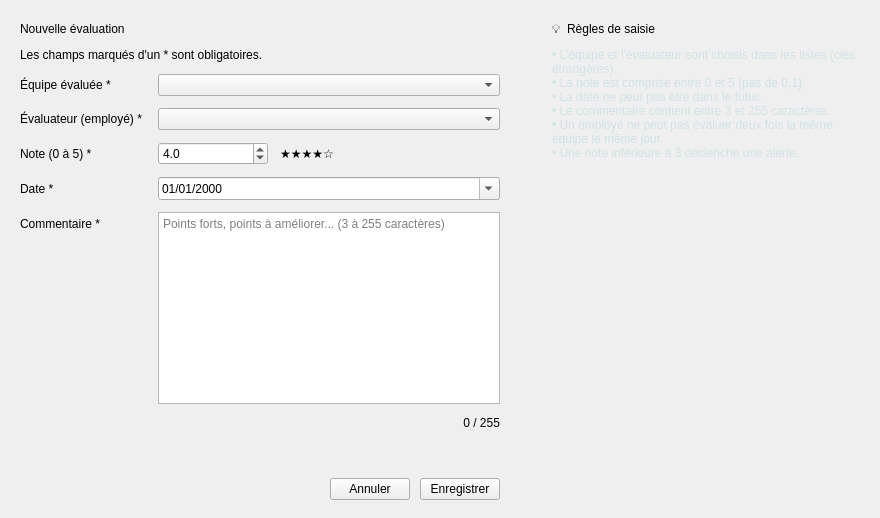
                <widget class="QWidget" name="pageFormulaire">
                 <layout class="QHBoxLayout" name="layoutPageFormulaire" stretch="3,2">
                  <property name="spacing">
                   <number>14</number>
                  </property>
                  <property name="leftMargin">
                   <number>0</number>
                  </property>
                  <property name="topMargin">
                   <number>4</number>
                  </property>
                  <property name="rightMargin">
                   <number>0</number>
                  </property>
                  <property name="bottomMargin">
                   <number>0</number>
                  </property>
                  <item>
                   <widget class="QFrame" name="frameFormulaire">
                    <property name="role" stdset="0">
                     <string>card</string>
                    </property>
                    <layout class="QVBoxLayout" name="layoutFormulaire">
                     <property name="spacing">
                      <number>12</number>
                     </property>
                     <property name="leftMargin">
                      <number>20</number>
                     </property>
                     <property name="topMargin">
                      <number>18</number>
                     </property>
                     <property name="rightMargin">
                      <number>20</number>
                     </property>
                     <property name="bottomMargin">
                      <number>18</number>
                     </property>
                     <item>
                      <widget class="QLabel" name="lblTitreFormulaire">
                       <property name="role" stdset="0">
                        <string>sectionTitle</string>
                       </property>
                       <property name="text">
                        <string>Nouvelle évaluation</string>
                       </property>
                      </widget>
                     </item>
                     <item>
                      <widget class="QLabel" name="lblSousTitreFormulaire">
                       <property name="role" stdset="0">
                        <string>muted</string>
                       </property>
                       <property name="text">
                        <string>Les champs marqués d'un * sont obligatoires.</string>
                       </property>
                      </widget>
                     </item>
                     <item>
                      <layout class="QFormLayout" name="layoutChamps">
                       <property name="labelAlignment">
                        <set>Qt::AlignLeft|Qt::AlignVCenter</set>
                       </property>
                       <property name="horizontalSpacing">
                        <number>16</number>
                       </property>
                       <property name="verticalSpacing">
                        <number>12</number>
                       </property>
                       <item row="0" column="0">
                        <widget class="QLabel" name="lblEquipe">
                         <property name="role" stdset="0">
                          <string>champ</string>
                         </property>
                         <property name="text">
                          <string>Équipe évaluée *</string>
                         </property>
                        </widget>
                       </item>
                       <item row="0" column="1">
                        <widget class="QComboBox" name="cbEquipe" />
                       </item>
                       <item row="1" column="0">
                        <widget class="QLabel" name="lblEmploye">
                         <property name="role" stdset="0">
                          <string>champ</string>
                         </property>
                         <property name="text">
                          <string>Évaluateur (employé) *</string>
                         </property>
                        </widget>
                       </item>
                       <item row="1" column="1">
                        <widget class="QComboBox" name="cbEmploye" />
                       </item>
                       <item row="2" column="0">
                        <widget class="QLabel" name="lblNote">
                         <property name="role" stdset="0">
                          <string>champ</string>
                         </property>
                         <property name="text">
                          <string>Note (0 à 5) *</string>
                         </property>
                        </widget>
                       </item>
                       <item row="2" column="1">
                        <layout class="QHBoxLayout" name="layoutNote">
                         <property name="spacing">
                          <number>12</number>
                         </property>
                         <item>
                          <widget class="QDoubleSpinBox" name="dsbNote">
                           <property name="minimumSize">
                            <size>
                             <width>110</width>
                             <height>0</height>
                            </size>
                           </property>
                           <property name="decimals">
                            <number>1</number>
                           </property>
                           <property name="minimum">
                            <double>0.000000000000000</double>
                           </property>
                           <property name="maximum">
                            <double>5.000000000000000</double>
                           </property>
                           <property name="singleStep">
                            <double>0.100000000000000</double>
                           </property>
                           <property name="value">
                            <double>4.000000000000000</double>
                           </property>
                          </widget>
                         </item>
                         <item>
                          <widget class="QLabel" name="lblEtoilesForm">
                           <property name="role" stdset="0">
                            <string>stars</string>
                           </property>
                           <property name="text">
                            <string>★★★★☆</string>
                           </property>
                          </widget>
                         </item>
                         <item>
                          <spacer name="spacerNote">
                           <property name="orientation">
                            <enum>Qt::Horizontal</enum>
                           </property>
                           <property name="sizeHint" stdset="0">
                            <size>
                             <width>10</width>
                             <height>10</height>
                            </size>
                           </property>
                          </spacer>
                         </item>
                        </layout>
                       </item>
                       <item row="3" column="0">
                        <widget class="QLabel" name="lblDate">
                         <property name="role" stdset="0">
                          <string>champ</string>
                         </property>
                         <property name="text">
                          <string>Date *</string>
                         </property>
                        </widget>
                       </item>
                       <item row="3" column="1">
                        <widget class="QDateEdit" name="deDate">
                         <property name="minimumSize">
                          <size>
                           <width>160</width>
                           <height>0</height>
                          </size>
                         </property>
                         <property name="calendarPopup">
                          <bool>true</bool>
                         </property>
                         <property name="displayFormat">
                          <string>dd/MM/yyyy</string>
                         </property>
                        </widget>
                       </item>
                       <item row="4" column="0">
                        <widget class="QLabel" name="lblCommentaire">
                         <property name="role" stdset="0">
                          <string>champ</string>
                         </property>
                         <property name="text">
                          <string>Commentaire *</string>
                         </property>
                        </widget>
                       </item>
                       <item row="4" column="1">
                        <widget class="QPlainTextEdit" name="teCommentaire">
                         <property name="minimumSize">
                          <size>
                           <width>0</width>
                           <height>100</height>
                          </size>
                         </property>
                         <property name="placeholderText">
                          <string>Points forts, points à améliorer... (3 à 255 caractères)</string>
                         </property>
                        </widget>
                       </item>
                       <item row="5" column="1">
                        <widget class="QLabel" name="lblCompteur">
                         <property name="role" stdset="0">
                          <string>muted</string>
                         </property>
                         <property name="text">
                          <string>0 / 255</string>
                         </property>
                         <property name="alignment">
                          <set>Qt::AlignRight|Qt::AlignVCenter</set>
                         </property>
                        </widget>
                       </item>
                      </layout>
                     </item>
                     <item>
                      <widget class="QLabel" name="lblErreur">
                       <property name="role" stdset="0">
                        <string>erreur</string>
                       </property>
                       <property name="text">
                        <string />
                       </property>
                       <property name="wordWrap">
                        <bool>true</bool>
                       </property>
                      </widget>
                     </item>
                     <item>
                      <spacer name="spacerFormulaire">
                       <property name="orientation">
                        <enum>Qt::Vertical</enum>
                       </property>
                       <property name="sizeHint" stdset="0">
                        <size>
                         <width>10</width>
                         <height>10</height>
                        </size>
                       </property>
                      </spacer>
                     </item>
                     <item>
                      <layout class="QHBoxLayout" name="layoutBoutonsFormulaire">
                       <property name="spacing">
                        <number>10</number>
                       </property>
                       <item>
                        <spacer name="spacerBoutons">
                         <property name="orientation">
                          <enum>Qt::Horizontal</enum>
                         </property>
                         <property name="sizeHint" stdset="0">
                          <size>
                           <width>40</width>
                           <height>10</height>
                          </size>
                         </property>
                        </spacer>
                       </item>
                       <item>
                        <widget class="QPushButton" name="btnAnnuler">
                         <property name="cursor">
                          <cursorShape>PointingHandCursor</cursorShape>
                         </property>
                         <property name="role" stdset="0">
                          <string>secondary</string>
                         </property>
                         <property name="text">
                          <string>Annuler</string>
                         </property>
                        </widget>
                       </item>
                       <item>
                        <widget class="QPushButton" name="btnEnregistrer">
                         <property name="cursor">
                          <cursorShape>PointingHandCursor</cursorShape>
                         </property>
                         <property name="role" stdset="0">
                          <string>primary</string>
                         </property>
                         <property name="text">
                          <string>Enregistrer</string>
                         </property>
                        </widget>
                       </item>
                      </layout>
                     </item>
                    </layout>
                   </widget>
                  </item>
                  <item>
                   <widget class="QFrame" name="frameAide">
                    <property name="role" stdset="0">
                     <string>card</string>
                    </property>
                    <layout class="QVBoxLayout" name="layoutAide">
                     <property name="spacing">
                      <number>12</number>
                     </property>
                     <property name="leftMargin">
                      <number>18</number>
                     </property>
                     <property name="topMargin">
                      <number>18</number>
                     </property>
                     <property name="rightMargin">
                      <number>18</number>
                     </property>
                     <property name="bottomMargin">
                      <number>18</number>
                     </property>
                     <item>
                      <widget class="QLabel" name="lblTitreAide">
                       <property name="role" stdset="0">
                        <string>sectionTitle</string>
                       </property>
                       <property name="text">
                        <string>💡  Règles de saisie</string>
                       </property>
                      </widget>
                     </item>
                     <item>
                      <widget class="QLabel" name="lblAide">
                       <property name="text">
                        <string>• L'équipe et l'évaluateur sont choisis dans les listes (clés étrangères).
• La note est comprise entre 0 et 5 (pas de 0,1).
• La date ne peut pas être dans le futur.
• Le commentaire contient entre 3 et 255 caractères.
• Un employé ne peut pas évaluer deux fois la même équipe le même jour.
• Une note inférieure à 3 déclenche une alerte.</string>
                       </property>
                       <property name="styleSheet">
                        <string>color: #cfe1e5; font-size: 12px; line-height: 150%;</string>
                       </property>
                       <property name="wordWrap">
                        <bool>true</bool>
                       </property>
                      </widget>
                     </item>
                     <item>
                      <spacer name="spacerAide">
                       <property name="orientation">
                        <enum>Qt::Vertical</enum>
                       </property>
                       <property name="sizeHint" stdset="0">
                        <size>
                         <width>10</width>
                         <height>10</height>
                        </size>
                       </property>
                      </spacer>
                     </item>
                    </layout>
                   </widget>
                  </item>
                 </layout>
                </widget>
